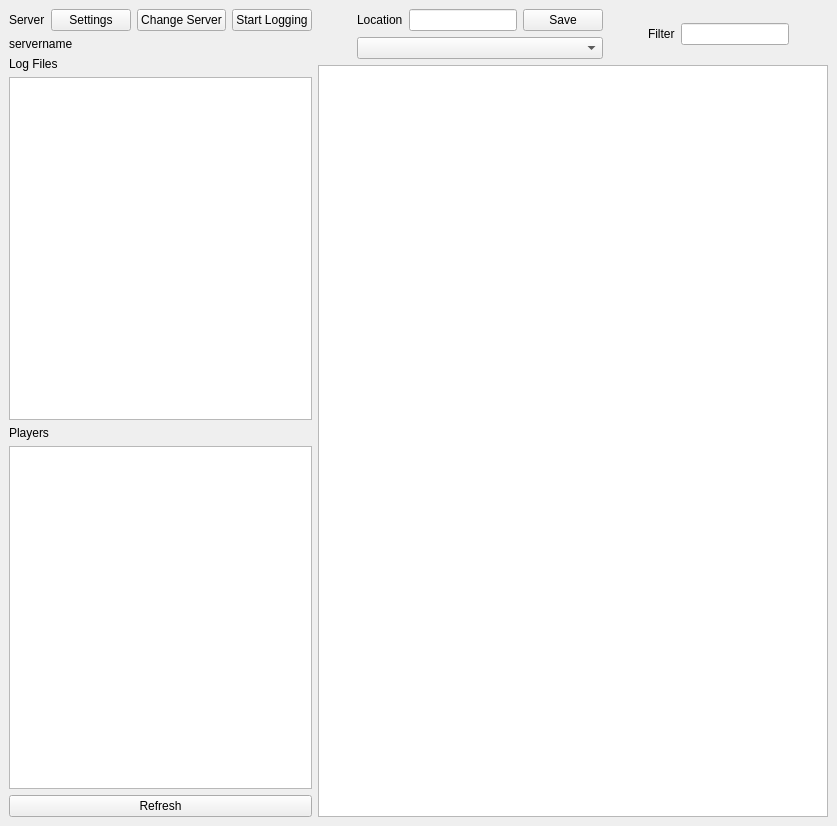
<?xml version="1.0" encoding="UTF-8"?>
<ui version="4.0">
 <class>MainWindow</class>
 <widget class="QMainWindow" name="MainWindow">
  <property name="geometry">
   <rect>
    <x>0</x>
    <y>0</y>
    <width>837</width>
    <height>826</height>
   </rect>
  </property>
  <property name="windowTitle">
   <string>Mine Cop</string>
  </property>
  <widget class="QWidget" name="centralwidget">
   <layout class="QHBoxLayout" name="horizontalLayout_5">
    <item>
     <layout class="QVBoxLayout" name="verticalLayout">
      <item>
       <layout class="QHBoxLayout" name="horizontalLayout_4">
        <item>
         <widget class="QLabel" name="serverLabel">
          <property name="text">
           <string>Server</string>
          </property>
         </widget>
        </item>
        <item>
         <widget class="QPushButton" name="settingButt">
          <property name="text">
           <string>Settings</string>
          </property>
         </widget>
        </item>
        <item>
         <widget class="QPushButton" name="serverButt">
          <property name="text">
           <string>Change Server</string>
          </property>
         </widget>
        </item>
        <item>
         <widget class="QPushButton" name="logButt">
          <property name="text">
           <string>Start Logging</string>
          </property>
         </widget>
        </item>
       </layout>
      </item>
      <item>
       <widget class="QLabel" name="serverNameLabel">
        <property name="text">
         <string>servername</string>
        </property>
       </widget>
      </item>
      <item>
       <widget class="QLabel" name="fileLabel">
        <property name="text">
         <string>Log Files</string>
        </property>
       </widget>
      </item>
      <item>
       <widget class="QListWidget" name="fileList">
        <property name="maximumSize">
         <size>
          <width>120000</width>
          <height>16777215</height>
         </size>
        </property>
        <property name="selectionMode">
         <enum>QAbstractItemView::ExtendedSelection</enum>
        </property>
       </widget>
      </item>
      <item>
       <widget class="QLabel" name="playerLabel">
        <property name="text">
         <string>Players</string>
        </property>
       </widget>
      </item>
      <item>
       <widget class="QListWidget" name="playerList"/>
      </item>
      <item>
       <widget class="QPushButton" name="refreshButton">
        <property name="text">
         <string>Refresh</string>
        </property>
       </widget>
      </item>
     </layout>
    </item>
    <item>
     <layout class="QVBoxLayout" name="verticalLayout_4">
      <property name="sizeConstraint">
       <enum>QLayout::SetNoConstraint</enum>
      </property>
      <item>
       <layout class="QHBoxLayout" name="horizontalLayout_3">
        <property name="sizeConstraint">
         <enum>QLayout::SetNoConstraint</enum>
        </property>
        <item>
         <spacer name="horizontalSpacer_2">
          <property name="orientation">
           <enum>Qt::Horizontal</enum>
          </property>
          <property name="sizeHint" stdset="0">
           <size>
            <width>40</width>
            <height>20</height>
           </size>
          </property>
         </spacer>
        </item>
        <item>
         <layout class="QVBoxLayout" name="verticalLayout_3">
          <item>
           <layout class="QHBoxLayout" name="horizontalLayout">
            <item>
             <widget class="QLabel" name="locationLabel">
              <property name="text">
               <string>Location</string>
              </property>
             </widget>
            </item>
            <item>
             <widget class="QLineEdit" name="locBox"/>
            </item>
            <item>
             <widget class="QPushButton" name="saveLocationButt">
              <property name="text">
               <string>Save</string>
              </property>
             </widget>
            </item>
           </layout>
          </item>
          <item>
           <widget class="QComboBox" name="locComboBox"/>
          </item>
         </layout>
        </item>
        <item>
         <spacer name="horizontalSpacer">
          <property name="orientation">
           <enum>Qt::Horizontal</enum>
          </property>
          <property name="sizeHint" stdset="0">
           <size>
            <width>40</width>
            <height>20</height>
           </size>
          </property>
         </spacer>
        </item>
        <item>
         <layout class="QVBoxLayout" name="verticalLayout_2">
          <item>
           <layout class="QHBoxLayout" name="horizontalLayout_2">
            <item>
             <widget class="QLabel" name="filterLabel">
              <property name="text">
               <string>Filter</string>
              </property>
             </widget>
            </item>
            <item>
             <widget class="QLineEdit" name="filterBox"/>
            </item>
           </layout>
          </item>
         </layout>
        </item>
        <item>
         <spacer name="horizontalSpacer_3">
          <property name="orientation">
           <enum>Qt::Horizontal</enum>
          </property>
          <property name="sizeHint" stdset="0">
           <size>
            <width>40</width>
            <height>20</height>
           </size>
          </property>
         </spacer>
        </item>
       </layout>
      </item>
      <item>
       <widget class="QTextEdit" name="textEdit"/>
      </item>
     </layout>
    </item>
   </layout>
  </widget>
 </widget>
 <resources/>
 <connections/>
</ui>
